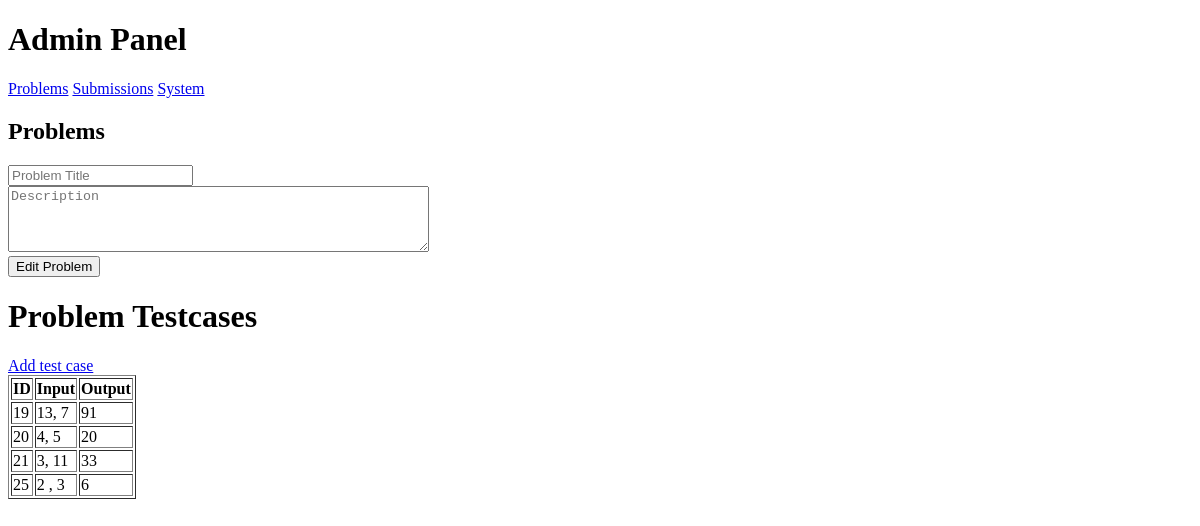
The app's page /admin/problems/edit/19, older data.
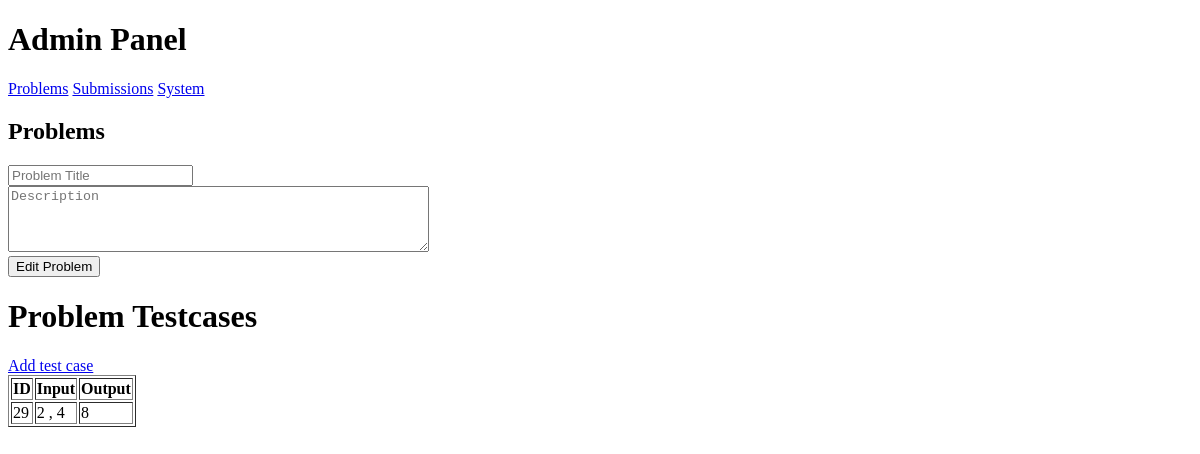
The same page, newer data.
### tables this page shows
CREATE TABLE test_cases (
    id INTEGER PRIMARY KEY AUTOINCREMENT,
    problem_id INTEGER,
    input TEXT NOT NULL,
    expected TEXT NOT NULL,
    FOREIGN KEY(problem_id) REFERENCES problems(id)
);

### run.py (the view, shortened to what this page needs)
@app.route('/admin/problems/edit/<int:id>', methods=["GET", "POST"])
def edit_problem(id):
    conn = get_db_connection()
    problems = [dict(row) for row in conn.execute('SELECT * FROM problems WHERE id = ?', (id,)).fetchall()]
    testcases = [dict(row) for row in conn.execute('SELECT * FROM test_cases WHERE problem_id = ?', (id,)).fetchall()]
    return render_template('admin/adminProblems.html',testcases=testcases,problem_id=id, edit=True)

### run.py (called while the page is built)
def get_db_connection():
    conn = sqlite3.connect(DB_PATH)
    conn.row_factory = sqlite3.Row
    return conn

### templates/admin/adminProblems.html (shortened to what this page needs)
{% extends "admin/admin.html" %}
{% block content %}
<h2>Problems</h2>
{% if add or edit%}
<form method="POST">
    <input type="text" name="title" placeholder="Problem Title" required><br>
    <textarea name="description" placeholder="Description" rows="4" cols="50" required></textarea><br>
    {% if add %}
	<button type="submit">Add Problem</button>
    {% else %}
        <button type="submit">Edit Problem</button><br>
    {% endif %}
</form>
{% endif%}
{% if edit %}
<h1>Problem Testcases</h1>
{% if not testcases[0] %}
{{id}}
{{testcases}}
<a href="{{ url_for('admin_testcases', problem_id=problem_id) }}">Add test case</a>
{% else %}
<a href="{{ url_for('admin_testcases', problem_id=testcases[0]['problem_id']) }}">Add test case</a>
{% endif %}
<table border="1">
<tr>
 <th>ID</th>
 <th>Input</th>
 <th>Output</th>
</tr>
 {% for t in testcases %}
<tr>
<td>{{t.id}}</td>
 <td>{{t.input}}</td>
 <td>{{t.expected}}</td>
</tr>
{% endfor %}
</table>
{% endif %}
{% endblock %}

Row changes from the older to the newer data that the page shows:
removed test_cases: id "19", input "13, 7", expected "91"
removed test_cases: id "20", input "4, 5", expected "20"
removed test_cases: id "21", input "3, 11", expected "33"
removed test_cases: id "25", input "2 , 3", expected "6"
added test_cases: id "29", input "2 , 4", expected "8"
